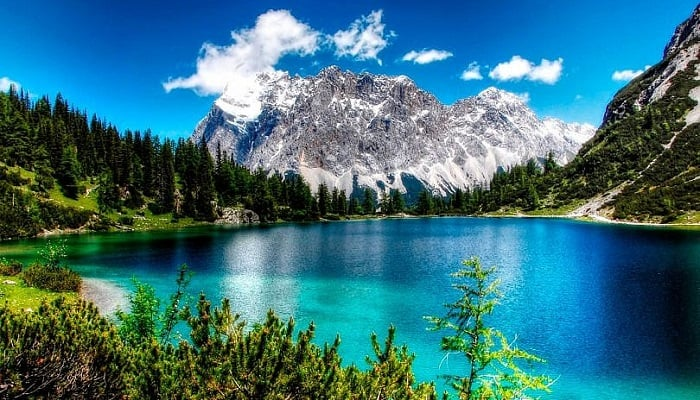
#> input picture data/image.jpg, 700 x 400 px
$ jupyter execute --allow-errors 4_convolution.ipynb   (older library calls are emulated)
#> lines starting #> are read from the running program, lines starting #| are printed output that depends on the picture
# 4. Image Convolution

## Table of Contents
1. [Libraries](#libraries)
2. [Simple Example](#simple)
3. [PyTorch Convolution](#pytorch)
4. [Excercises](#excercises)

    a. [Edge detection](#edgeDetection)

    b. [Image enhancement and image masking](#imageandmasking)

    c. [PET Image Enhancement](#medianFilters)

## Importing Libraries <a class="anchor" id="libraries" ></a>

[cell 1]
import matplotlib.pyplot as plt
import numpy as np
from PIL import Image

## Simple Convolution <a class="anchor" id="simple" ></a>

### Definition

- __I__: Image to convolve.
- __H__: filter matrix to convolve the image with.
- __J__: Result of the convolution.

The following graphics shows exemplary the mathematical operations of the convolution. The filter matrix __H__ is shifted over the input image __I__. The values 'under' the filter matrix are multiplicated with the corresponding values in __H__, summed up and writen to the result __J__. The target position is usually the position under the center of __H__.

In order to implement the convolution with a block filter, we need two methods. The first one will create the block filter matrix __H__ depending on the filter width/height __n__.

A block filter holds the value $\dfrac{1}{n\cdot n}$ at each position:

[cell 2]
def block_filter(n):
    H = np.ones((n, n)) / (n * n) # each element in H has the value 1/(n*n)
    return H

We will test the method by creating a filter with ``n = 5``:

[cell 3]
H = block_filter(5)
print(H)

Next, we define the actual convolution operation. To prevent invalid indices at the border of the image, we introduce the padding __p__.

[cell 4]
def apply_filter(I, H):
    h, w = I.shape                         # image dimensions (height, width)
    n = H.shape[0]                         # filter size
    p = n // 2                             # padding size
    J = np.zeros_like(I)                   # output image, initialized with zeros

    for x in range(p, h-p):
        for y in range(p, w-p):
            J[x, y] = np.sum(I[x-p:x+n-p, y-p:y+n-p] * H)
    return J

[cell 5]
image = Image.open('data/image.jpg')
#> image is the input picture: PIL image 700x400 RGB; mean R, G, B 56.6, 112.9, 124.3
image = image.convert('1') # convert image to black and white
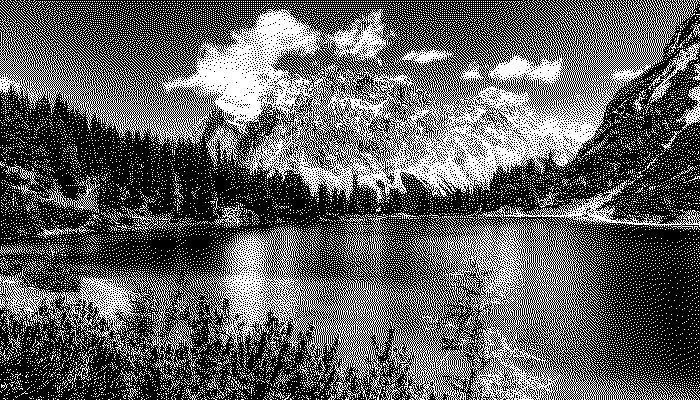
#> image: PIL image 700x400 1; 37.9% white in thin lines or dots

image = np.array(image)

# [5 lines of commented-out code are left out]

plt.imshow(image, cmap='gray',vmin=0.0, vmax=1.0)
plt.show()

[cell 6]
image = image.astype(float)
#> image: shape (400, 700) float64; values 0 (black) and 1 (white), 37.9% white in thin lines or dots

Next we test our implementation and apply a block filter with size 7

[cell 7]
n = 7
H = block_filter(n)
J = apply_filter(image, H)
#> after the loop in apply_filter, `for x in range(p, h-p):`:
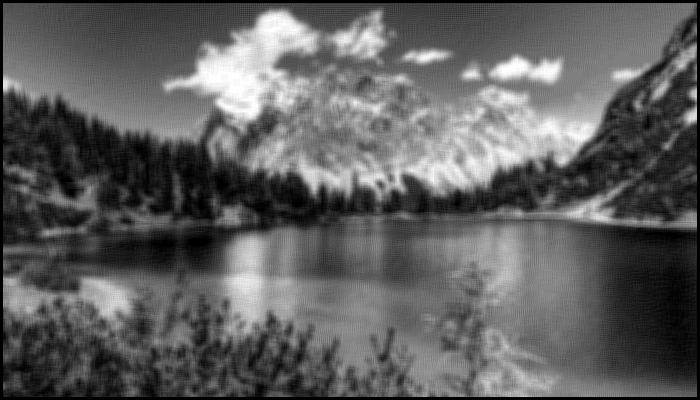
#> J: shape (400, 700) float64; min 0, max 1, mean 0.373

plt.imshow(J, cmap='gray')
plt.show()

## PyTorch Convolution <a class="anchor" id="pytorch" ></a>

[cell 8]
from PIL import Image

img = Image.open('data/image.jpg')
img.thumbnail((256,256), Image.ANTIALIAS) # Resize to half to reduce the size of this notebook.
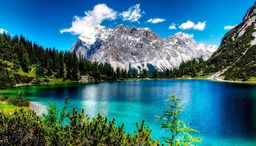
#> img: PIL image 256x146 RGB; mean R, G, B 56.7, 112.9, 124.3

$ run again, with data/apples.png saved as data/image.jpg
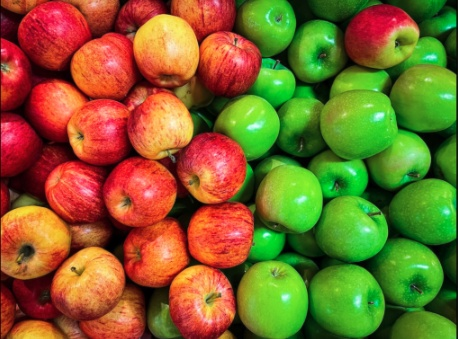
#> input picture data/apples.png, 458 x 339 px
#> image is the input picture: PIL image 458x339 RGB; mean R, G, B 125.5, 102.8, 41.5
#> `image = image.convert('1')`:
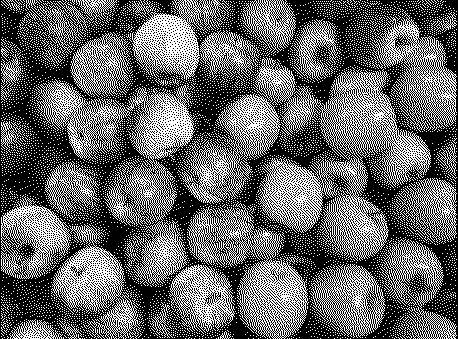
#> image: PIL image 458x339 1; 40% white in thin lines or dots
#> `img.thumbnail((256,256), Image.ANTIALIAS)`:
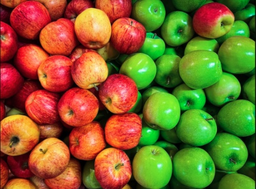
#> img: PIL image 256x189 RGB; mean R, G, B 125.5, 102.9, 41.5
